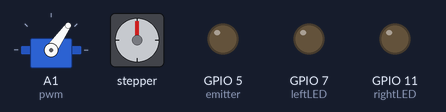
This program was run on a simulated Raspberry Pi (BCM pin numbers). Shown: servo, stepper motor, output pins drawn as LEDs (lit = HIGH). The interpreter's speed is modelled, so counts of loop turns are approximate; the stepper is drawn at 2048 steps a turn; library files of the repository ran but are not shown: hersey_font.py; pins used as bus, display or sensor lines are not drawn; what the program prints to the terminal is not drawn.

Above: at 0.15 s.
At 4.05 s:
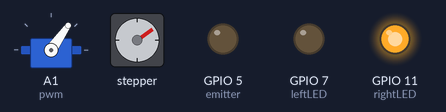
At 7.96 s:
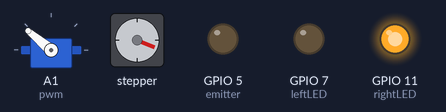
At 15.76 s:
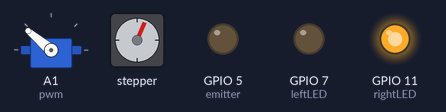
At 23.57 s:
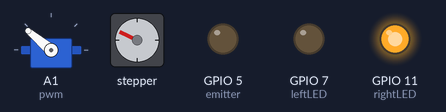
At 31.37 s:
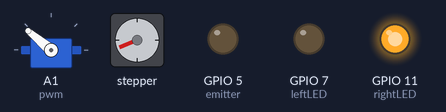
Timing chart, 0 to 31.5 s (numbered marks = the images above):
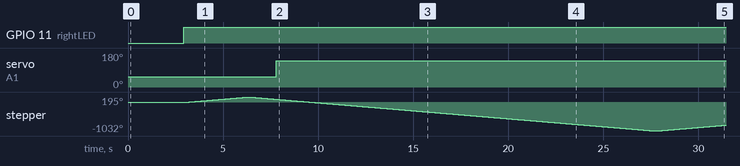

The program:

turtle_cursive_example.py
```python
#!/usr/bin/python
# turtle-hershey-example - a trivial demo to say hello
# scruss - 2014-05-06 - dual WTFPL (srsly)
# https://github.com/scruss/python-hershey

from turtle import *
try:
    from lib.hersey_font import cursive as glyphs
    x_scale = 3
    #from lib.hersey_font import simple as glyphs
    #x_scale = 2.5
except ImportError:
    import sys
    print('\nError: Need file "lib/hersey_font.py"')
    sys.exit()

'''
Place turtle in center of paper facing east.

Hershey fonts were developed in the 1960s for rendering text on cathode ray tube displays.
They use a rather cryptic method of encoding coordinate pairs using ascii characters.
Since the turtle output is vector (direction and distance), Hershey font codes can be
converted to turtle code on the fly, giving us access to cursive turtle writing!

use either:
    from hersey_font import cursive as glyphs
    from hersey_font import simple as glyphs

'''

print('Example of using vector fonts from turtle_cursive_example.py')

# Additional fonts in '/lib/hersey_codes.txt'.
# Save them in glyph dictionary in '/lib/hersey_font.py'.


letters = "Gerald"


def char2val(c):  # data is stored as signed bytes relative to ASCII R
    return ord(c) - ord('R')


def hersheyparse(dat):
    """ reads a line of Hershey font text """
    print(dat)
    print(dat[3:6])
    if int(dat[3:6]) - 1 < 2:  # fail if there impossibly few vertices
        return None
    lines = []
    for s in dat[8:].split(' R'):
        line = []
        i = 0
        temp = list(s)
        while i < len(temp):
            line.append((char2val(s[i]), char2val(s[i+1])))
            i = i + 2

        # print('line = %s' % line)
        lines.append(line)
    glyph = {  # character code in columns 1-6; it's not ASCII
               # indicative number of vertices in columns 6-9
               # left side bearing encoded in column 9
               # right side bearing encoded in column 10
        'charcode': int(dat[0:3]),
        'vertices': int(dat[3:6]) - 1,
        'left': char2val(dat[6]),
        'right': char2val(dat[7]),
        'lines': lines,
        }
    return glyph

# speed(1)
y_scale = -x_scale  # remember: Y is +ve *down* for Hershey ...
x = -100   # start turtle in middle, move to edge
y = 0
penup()
pensize(3)
backward(75)

for c in list(letters):
    vals = glyphs.get(c)
    if vals:
        glyph = hersheyparse(glyphs[c])
        print(glyph)
        x_origin = x
        y_origin = y
        for line in glyph['lines']:
            first = 1
            for pt in line:
                if first == 1:
                    first = 0
                    goto(x_origin + x_scale * (pt[0] - glyph['left']),
                         y_origin + y_scale * pt[1])
                    pendown()
                else:
                    goto(x_origin + x_scale * (pt[0] - glyph['left']),
                         y_origin + y_scale * pt[1])
            penup()

            # don't forget to move to (right sidebearing, 0) at end of draw
            x = x_origin + x_scale * (glyph['right'] - glyph['left'])
            y = y_origin
    else:
        print("No glyph found for '%s'." % c)
penup()

setheading(90) #North
forward(100)
done()
```

turtle.py
```python
# Pinouts for Turtle Robot board 2.1 and 2.2
# Ver 20200304
# Ver 20210515  allow for reversing turtle orientation

import math
import time
import board
import digitalio
import adafruit_motor.servo
from analogio import AnalogIn
import calibration
import pulseio

pwm = pulseio.PWMOut(board.A1, frequency=50)
DEBUG = False

# Pin assignments
emitter = digitalio.DigitalInOut(board.D5)
leftLED = digitalio.DigitalInOut(board.D7)
rightLED = digitalio.DigitalInOut(board.D11)
button = digitalio.DigitalInOut(board.D12)
rightDetector = AnalogIn(board.A2)
leftDetector = AnalogIn(board.A3)

# Port setup
emitter.direction = digitalio.Direction.OUTPUT
leftLED.direction = digitalio.Direction.OUTPUT
rightLED.direction = digitalio.Direction.OUTPUT
button.direction = digitalio.Direction.INPUT
button.pull = digitalio.Pull.UP

# [wires blue->pink->yel->org]
Lstep0 = digitalio.DigitalInOut(board.D13)
Lstep1 = digitalio.DigitalInOut(board.D10)
Lstep2 = digitalio.DigitalInOut(board.A4)
Lstep3 = digitalio.DigitalInOut(board.A5)

Rstep0 = digitalio.DigitalInOut(board.SCK)
Rstep1 = digitalio.DigitalInOut(board.MOSI)
Rstep2 = digitalio.DigitalInOut(board.MISO)
Rstep3 = digitalio.DigitalInOut(board.D9)

# put connections in array to make life easier
R_stepper = [Rstep0, Rstep1, Rstep2, Rstep3]
L_stepper = [Lstep0, Lstep1, Lstep2, Lstep3]

for wire in L_stepper:
    wire.direction = digitalio.Direction.OUTPUT

for wire in R_stepper:
    wire.direction = digitalio.Direction.OUTPUT

# stepper patterns
patterns = [[1, 1, 0, 0], [0, 1, 1, 0], [0, 0, 1, 1], [1, 0, 0, 1]]

_x = 0
_y = 0
_heading = 0
frac_error = 0
spacer = ''

servo = adafruit_motor.servo.Servo(pwm, min_pulse=calibration.min_pulse,
                                   max_pulse=calibration.max_pulse)


def setDebug(val):
    global DEBUG
    DEBUG = val


def step(distance):
    steps = distance * calibration.steps_rev/(calibration.wheel_dia * math.pi)
    frac = steps-int(steps)
    if frac > 0.5:
        return int(steps + 1), 1 - frac
    else:
        return int(steps), -frac


def forward(distance):
    global _x, _y, _heading
    steps, frac = step(distance)
    if DEBUG:
        print("%sforward(%s)" % (spacer, distance))

    for x in range(steps):
        for pattern in range(len(patterns)):
            for bit in range(len(patterns[pattern])):  # fwd_mask[num]:
                if not calibration.invert_direction:
                    L_stepper[bit].value = patterns[pattern][bit]
                    R_stepper[bit].value = patterns[::-1][pattern][bit]
                else:
                    R_stepper[bit].value = patterns[pattern][bit]
                    L_stepper[bit].value = patterns[::-1][pattern][bit]
            time.sleep(calibration.delay_time/1000)

    # new point
    deltax = distance * math.cos(math.radians(_heading))
    deltay = distance * math.sin(math.radians(_heading))
    _x = _x + deltax
    _y = _y + deltay


def backward(distance):
    global _x, _y, _heading
    steps, frac = step(distance)
    if DEBUG:
        print("%sbackward(%s)" % (spacer, distance))

    for x in range(steps):
        for pattern in range(len(patterns)):
            for bit in range(len(patterns[pattern])):  # fwd_mask[num]:
                if not calibration.invert_direction:
                    R_stepper[bit].value = patterns[pattern][bit]
                    L_stepper[bit].value = patterns[::-1][pattern][bit]
                else:
                    L_stepper[bit].value = patterns[pattern][bit]
                    R_stepper[bit].value = patterns[::-1][pattern][bit]
            time.sleep(calibration.delay_time/1000)

    # new point
    deltax = distance * math.cos(math.radians(_heading - 180))
    deltay = distance * math.sin(math.radians(_heading - 180))
    _x = _x + deltax
    _y = _y + deltay


def left(degrees):
    global _x, _y, _heading, frac_error
    if (degrees < 0):
        right(-degrees)
    else:
        if DEBUG:
            print("%sleft(%s)" % (spacer, degrees))
        rotation = degrees / 360.0
        distance = calibration.wheel_base * math.pi * rotation
        steps, frac = step(distance)
        frac_error += frac
        for x in range(steps):
            for pattern in range(len(patterns)):
                for bit in range(len(patterns[pattern])):  # fwd_mask[num]:
                    if not calibration.invert_direction:
                        R_stepper[bit].value = patterns[pattern][bit]
                        L_stepper[bit].value = patterns[pattern][bit]
                    else:
                        R_stepper[bit].value = patterns[::-1][pattern][bit]
                        L_stepper[bit].value = patterns[::-1][pattern][bit]
                time.sleep(calibration.delay_time/1000)
        _heading = _heading + degrees
        while _heading > 360:
            _heading = _heading - 360
        if False:
            print("steps=%s, frac_error=%s" % (steps, frac_error))


def right(degrees):
    global _x, _y, _heading
    if (degrees < 0):
        left(-degrees)
    else:
        if DEBUG:
            print("%sright(%s)" % (spacer, degrees))
        rotation = degrees / 360.0
        distance = calibration.wheel_base * math.pi * rotation
        steps, frac = step(distance)
        for x in range(steps):
            for pattern in range(len(patterns)):
                for bit in range(len(patterns[pattern])):  # fwd_mask[num]:
                    if not calibration.invert_direction:
                        R_stepper[bit].value = patterns[::-1][pattern][bit]
                        L_stepper[bit].value = patterns[::-1][pattern][bit]
                    else:
                        R_stepper[bit].value = patterns[pattern][bit]
                        L_stepper[bit].value = patterns[pattern][bit]
                time.sleep(calibration.delay_time/1000)
        _heading = _heading - degrees
        while _heading < 0:
            _heading = _heading + 360


def penup():
    servo.angle = calibration.PEN_UP
    if DEBUG:
        print("penup()")

def pendown():
    servo.angle = calibration.PEN_DOWN
    if DEBUG:
        print("pendown()")

def done():
    for value in range(4):
        L_stepper[value].value = False
        R_stepper[value].value = False
    penup()
    time.sleep(1)
    if DEBUG:
        print("done()")

def goto(x, y):
    global spacer
    spacer = '    '  # offsets debug statements after "goto(x, y)"
    center_x, center_y = position()
    bearing = getBearing(x, y, center_x, center_y)
    trnRight = heading() - bearing
    if DEBUG:
        print("goto(%s, %s)" % (x, y))
    if abs(trnRight) > 180:
        if trnRight >= 0:
            left(360 - trnRight)
            # if DEBUG: print('left(%s)' % (360 - trnRight))
        else:
            right(360 + trnRight)
            # if DEBUG: print('right(%s)' % (360 + trnRight))
    else:
        if trnRight >= 0:
            right(trnRight)
            # if DEBUG: print('right(%s)' % trnRight)
        else:
            left(-trnRight)
            # if DEBUG: print('left(%s)' % -trnRight)
    dist = distance(tuple(position()), (x, y))
    forward(dist)
    spacer = ''


def setheading(to_angle):
    '''
    Set the orientation of the turtle to to_angle.

    Aliases:  setheading | seth

    Argument:
    to_angle -- a number (integer or float)

    Set the orientation of the turtle to to_angle.
    Here are some common directions in degrees:

     standard - mode:          logo-mode:
    -------------------|--------------------
       0 - east                0 - north
      90 - north              90 - east
     180 - west              180 - south
     270 - south             270 - west

    Example:
    >>> setheading(90)
    >>> heading()
    90
    '''

    cur_heading = heading()
    if (to_angle - cur_heading) < 0:
        if (to_angle - cur_heading) > -180:
            left(to_angle - cur_heading)
            if DEBUG: print("Case 1 left(%s)" % (to_angle - cur_heading))
        else:
            left(to_angle - cur_heading + 360)
            if DEBUG: print("Case 2 left(%s)" % (to_angle - cur_heading + 360))
    else:
        if (to_angle - cur_heading) > 180:
            left(360 - to_angle - cur_heading - 180)
            if DEBUG: print("Case 3 left(%s)" % (360 - to_angle - cur_heading))
        else:
            left(to_angle - cur_heading)
            if DEBUG: print("Case 4 left(%s)" % (to_angle - cur_heading))


def pensize(size):
    print('pensize() is not implemented in Turtle Robot')
    pass


def pencolor(color):
    print('pencolor() is not implemented in Turtle Robot')
    pass


def speed(x):
    print('speed() is not implemented in Turtle Robot')
    pass

def shape(x):
    print('shape() is not implemented in Turtle Robot')
    pass


def position():
    return _x, _y


def heading():
    return _heading


def distance(pointA, pointB):
    return abs((pointB[0] - pointA[0])**2 + (pointB[1] - pointA[1])**2)**0.5


def getBearing(x, y, center_x, center_y):
    # https://stackoverflow.com/questions/5058617/bearing-between-two-points
    angle = math.degrees(math.atan2(y - center_y, x - center_x))
    bearing = (angle + 360) % 360
    return bearing


def circle(radius, extent=None, steps=None):
    """ Draw a circle with given radius.

    Arguments:
    radius -- a number
    extent (optional) -- a number
    steps (optional) -- an integer

    Draw a circle with given radius. The center is radius units left
    of the turtle; extent - an angle - determines which part of the
    circle is drawn. If extent is not given, draw the entire circle.
    If extent is not a full circle, one endpoint of the arc is the
    current pen position. Draw the arc in counterclockwise direction
    if radius is positive, otherwise in clockwise direction. Finally
    the direction of the turtle is changed by the amount of extent.

    As the circle is approximated by an inscribed regular polygon,
    steps determines the number of steps to use. If not given,
    it will be calculated automatically. Maybe used to draw regular
    polygons.

    call: circle(radius)                  # full circle
    --or: circle(radius, extent)          # arc
    --or: circle(radius, extent, steps)
    --or: circle(radius, steps=6)         # 6-sided polygon

    Example (for a Turtle instance named turtle):
    >>> turtle.circle(50)
    >>> turtle.circle(120, 180)  # semicircle
    """

    if extent is None:
        extent = 360
    if steps is None:
        frac = abs(extent)/360
        # print("frac = %s" % frac)
        steps = 1+int(min(11+abs(radius)/6.0, 59.0)*frac)
    w = 1.0 * extent / steps
    w2 = 0.5 * w
    length = 2.0 * radius * math.sin(w2*math.pi/180.0)
    if radius < 0:
        length, w, w2 = -length, -w, -w2
    if DEBUG:
        print("circle(%s, extent=%s, steps=%s)" % (radius, extent, steps))
    if False:
        print("length (step length) = %s" % length)
        print("w (turn angle)= %s" % w)
        print("w2 (inital rotation) = %s" % w2)

        print("steps = %s" % steps)
        print("extent = %s" % extent)
        # print("self._degreesPerAU = %s" % self._degreesPerAU)
    left(w2)
    for i in range(steps):
        forward(length)
        left(w)
    left(-w2)


def isButtonPushed():
    return not button.value #pulled up (True) when not pushed
```

calibration.py
```python
# robot specific parameters
wheel_dia = 51     # mm (increase = decrease distance)
wheel_base = 75  # mm (increase = spiral clockwise)

# stepper parameters
steps_rev = 512    # 512 for 64x gearbox, 128 for 16x gearbox
delay_time = 3     # time between steps in ms (too quick will freeze motors)
invert_direction = True  # change if turtle running backward

# servo parameters
PEN_DOWN = 140     # angle of servo when pen is down
PEN_UP = 55        # angle of servo when pen is up
min_pulse = 750
max_pulse = 2500
```

Measured:
- by itself, GPIO 11 (rightLED): LOW → HIGH at 2.9 s
- by itself, servo on A1 (pwm): 55° → 140° at 7.8 s
- by itself, stepper: turns 195° clockwise in 3.4 s, then 1227° counter-clockwise in 21.4 s, then 212° clockwise in 3.7 s
